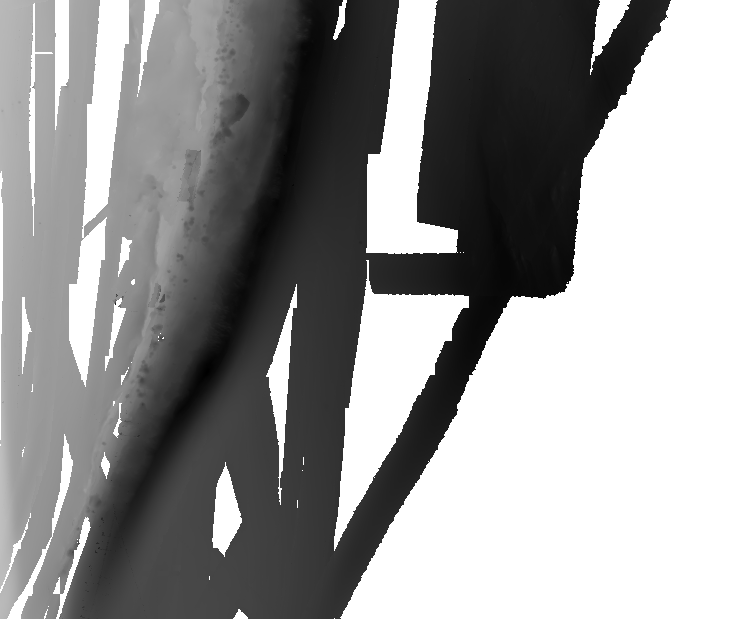
#> input picture data/seabed_florida_V2.tiff, 745 x 619 px
$ jupyter execute read_tiff.ipynb
#> lines starting #> are read from the running program, lines starting #| are printed output that depends on the picture; after the words box and inside, x2 and y2 are one past the last pixel; in counts of white or black regions, pixels touching at a corner belong together
[cell 1]
from PIL import Image
import matplotlib.pyplot as plt
import numpy as np


# Open the TIFF file
image = Image.open("seabed_florida_V2.tiff")
#> image is the input picture: PIL image 745x619 F; min -900.2, max 0, mean -366.1

# # Display the image
# image.show()

# If you want to convert it to a NumPy array
image_array = np.array(image)

# Normalize the image to the range [0, 1] based on min and max values
min_val = np.min(image_array)
#> min_val = -900.2
max_val = np.max(image_array)
#> max_val = 0
image_normalized = (image_array - min_val) / (max_val - min_val)


# Apply threshold
threshold = 0.5
image_thresholded = np.where(image_normalized > threshold, 1.0, 0.0)
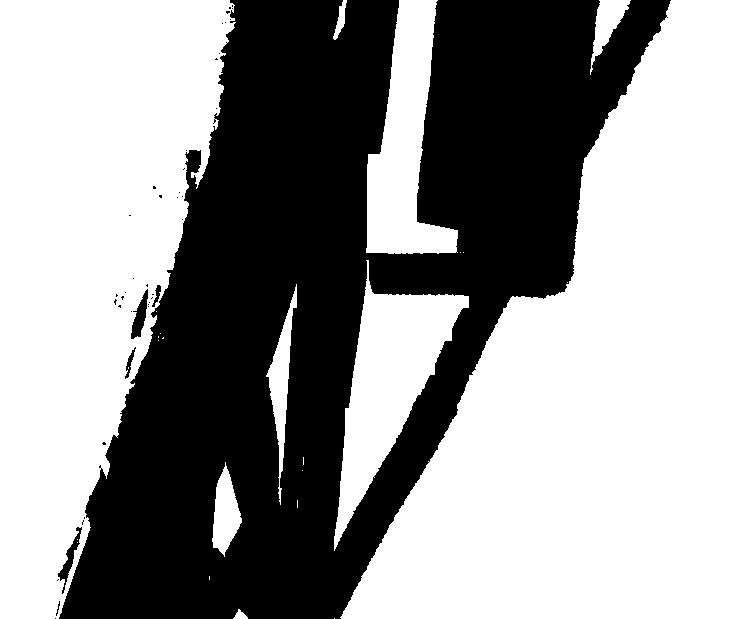
#> image_thresholded: shape (619, 745) float64; values 0 (black) and 1 (white), 58.5% white; 43 black regions (38 under 20 px), largest, box (x1, y1, x2, y2) and area: (59, 0, 671, 619) 190095, (131, 289, 148, 339) 406, (58, 527, 82, 594) 377, (125, 347, 136, 379) 106, (152, 285, 161, 307) 79

# Create a color image for thresholded values
color_image = np.zeros((image_array.shape[0], image_array.shape[1], 3))

# Set red where value is 1
color_image[image_thresholded == 1] = [1, 0, 0]

# Set green where value is 0
color_image[image_thresholded == 0] = [0, 1, 0]

# Define coordinates for the zoomed-in portion
x_start, x_end = 200, 240  # Example values, replace with your coordinates
y_start, y_end = 100, 140  # Example values, replace with your coordinates

# Crop the images
cropped_image_array = image_array[y_start:y_end, x_start:x_end]
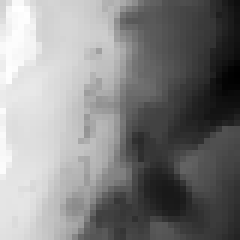
#> cropped_image_array: shape (40, 40) float32 (shown 6 times larger); min -700.5, max -327.3, mean -508; drawn with min black and max white
cropped_color_image = color_image[y_start:y_end, x_start:x_end]

# Plot the original and thresholded images
fig, axes = plt.subplots(2, 2, figsize=(12, 12))

# Original image
axes[0, 0].imshow(image_array, cmap='gray')
axes[0, 0].set_title('Original Image')
axes[0, 0].axis('off')

# Thresholded color image
axes[0, 1].imshow(color_image)
axes[0, 1].set_title('Thresholded Color Image')
axes[0, 1].axis('off')

# Cropped original image
axes[1, 0].imshow(cropped_image_array, cmap='gray')
axes[1, 0].set_title('Cropped Original Image')
axes[1, 0].axis('off')

# Cropped thresholded color image
axes[1, 1].imshow(cropped_color_image)
axes[1, 1].set_title('Cropped Thresholded Color Image')
axes[1, 1].axis('off')

plt.show()
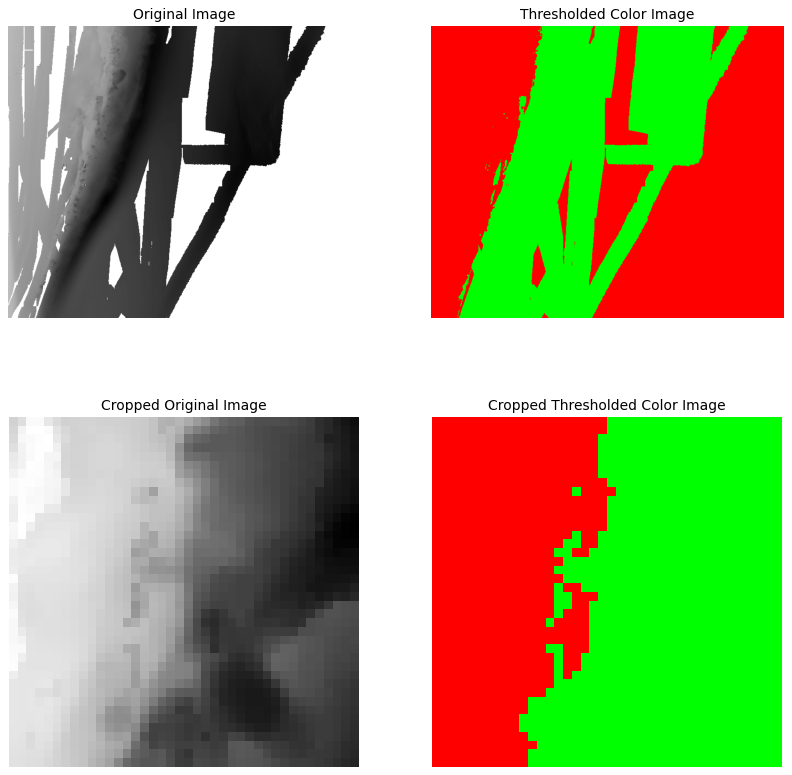
#> figure drawn by matplotlib, 4 panels

[cell 2]
from scipy.ndimage import gaussian_filter

# Convert the image to a NumPy array
elevation_array = np.array(image)

# Compute the gradient of the elevation map
gradient_y, gradient_x = np.gradient(elevation_array)
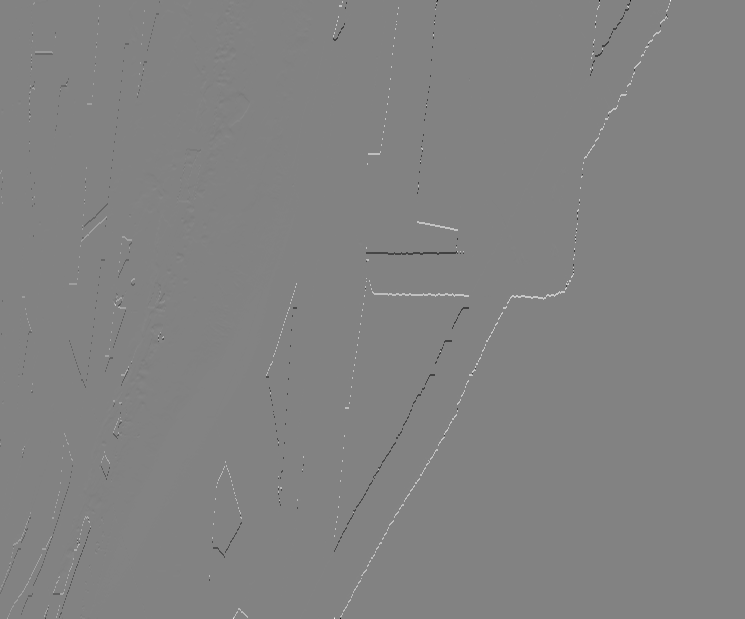
#> gradient_y: shape (619, 745) float32; min -820.5, max 779.7, mean 0.3; drawn with min black and max white
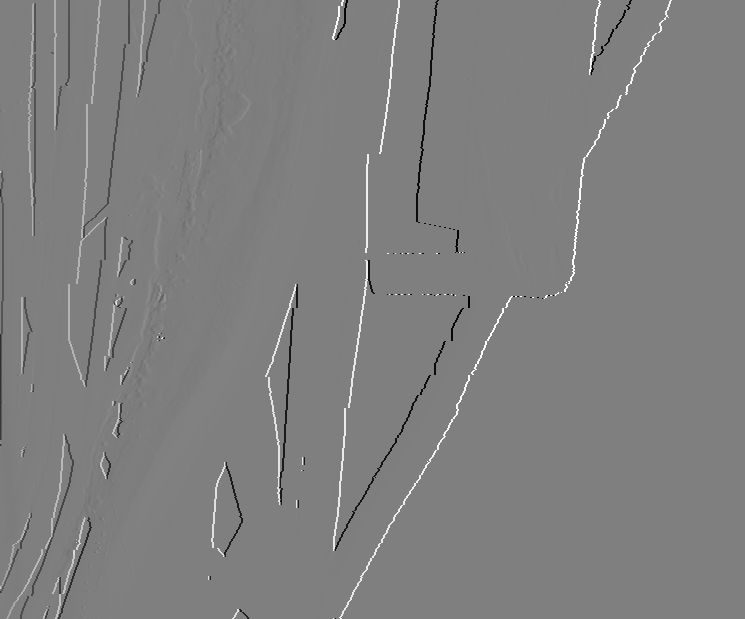
#> gradient_x: shape (619, 745) float32; min -432.8, max 432.7, mean 0.1; drawn with min black and max white

# Compute the magnitude of the gradient
gradient_magnitude = np.sqrt(gradient_x**2 + gradient_y**2)
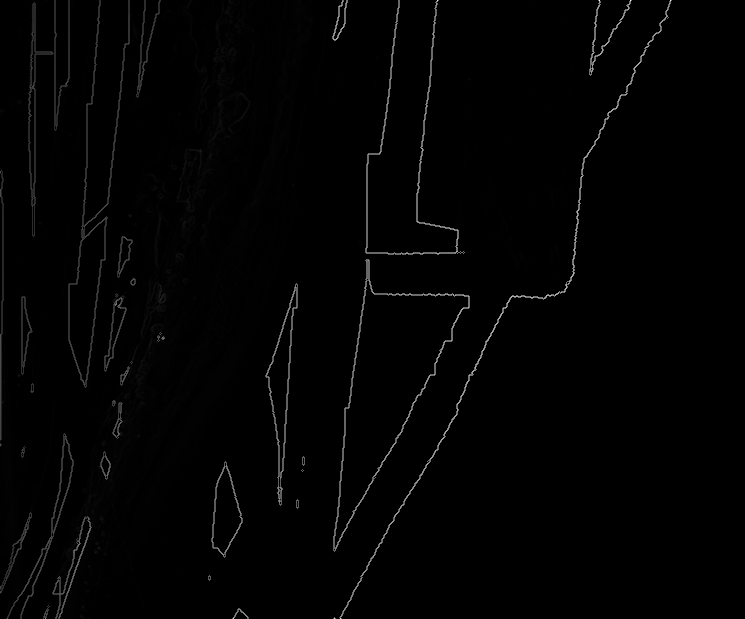
#> gradient_magnitude: shape (619, 745) float32; min 0, max 916.5, mean 10; drawn with min black and max white

# Normalize the gradient to the range [0, 1]
min_val = np.min(gradient_magnitude)
#> min_val = 0
max_val = np.max(gradient_magnitude)
#> max_val = 916.5
gradient_normalized = (gradient_magnitude - min_val) / (max_val - min_val)

# Create a colored map to highlight gentle slopes
gentle_slope_map = np.zeros((elevation_array.shape[0], elevation_array.shape[1], 3))

threshold = 0.009
# Set green where gradient is low (gentle slopes)
gentle_slope_map[gradient_normalized < threshold] = [0, 1, 0]  # Adjust the threshold as needed

# Set red where gradient is high (steep slopes)
gentle_slope_map[gradient_normalized >= threshold] = [1, 0, 0]

# Define coordinates for the zoomed-in portion
x_start, x_end = 200, 240  # Example values, replace with your coordinates
y_start, y_end = 100, 140  # Example values, replace with your coordinates

# x_start, x_end = 200, 240  # Example values, replace with your coordinates
# y_start, y_end = 140, 180  # Example values, replace with your coordinates

# Crop the images
cropped_elevation_array = elevation_array[y_start:y_end, x_start:x_end]
cropped_gradient_normalized = gradient_normalized[y_start:y_end, x_start:x_end]
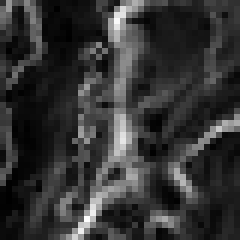
#> cropped_gradient_normalized: shape (40, 40) float32 (shown 6 times larger); min 0.000164, max 0.0667, mean 0.0138; drawn with min black and max white
cropped_gentle_slope_map = gentle_slope_map[y_start:y_end, x_start:x_end]

# Apply Gaussian smoothing to the cropped gradient normalized image
smoothed_cropped_gradient = gaussian_filter(cropped_gradient_normalized, sigma=1)
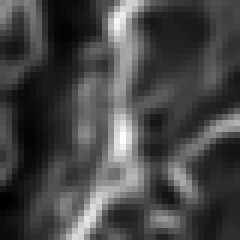
#> smoothed_cropped_gradient: shape (40, 40) float32 (shown 6 times larger); min 0.00102, max 0.0471, mean 0.0138; drawn with min black and max white


# Plot the full and cropped gradient maps and colored maps
fig, axes = plt.subplots(3, 2, figsize=(12, 18))

# Full gradient map
axes[0, 0].imshow(gradient_normalized, cmap='gray')
axes[0, 0].set_title('Full Gradient Map')
axes[0, 0].axis('off')

# Full colored map
axes[0, 1].imshow(gentle_slope_map)
axes[0, 1].set_title('Full Colored Map Highlighting Gentle Slopes')
axes[0, 1].axis('off')

# Cropped gradient map
axes[1, 0].imshow(cropped_gradient_normalized, cmap='gray')
axes[1, 0].set_title('Cropped Gradient Map')
axes[1, 0].axis('off')

# Cropped colored map
axes[1, 1].imshow(cropped_gentle_slope_map)
axes[1, 1].set_title('Cropped Colored Map Highlighting Gentle Slopes')
axes[1, 1].axis('off')

# Smoothed cropped gradient map
axes[2, 0].imshow(smoothed_cropped_gradient, cmap='gray')
axes[2, 0].set_title('Smoothed Cropped Gradient Map')
axes[2, 0].axis('off')

# Smoothed cropped colored map
smoothed_cropped_gentle_slope_map = np.zeros((smoothed_cropped_gradient.shape[0], smoothed_cropped_gradient.shape[1], 3))
smoothed_cropped_gentle_slope_map[smoothed_cropped_gradient <threshold] = [0, 1, 0]
smoothed_cropped_gentle_slope_map[smoothed_cropped_gradient >= threshold] = [1, 0, 0]

smoothed_cropped_gentle_slope_map_reflected = np.flip(smoothed_cropped_gentle_slope_map, axis=0)

axes[2, 1].imshow(smoothed_cropped_gentle_slope_map_reflected)
axes[2, 1].set_title('Smoothed Cropped Colored Map Highlighting Gentle Slopes')
axes[2, 1].axis('off')

plt.show()
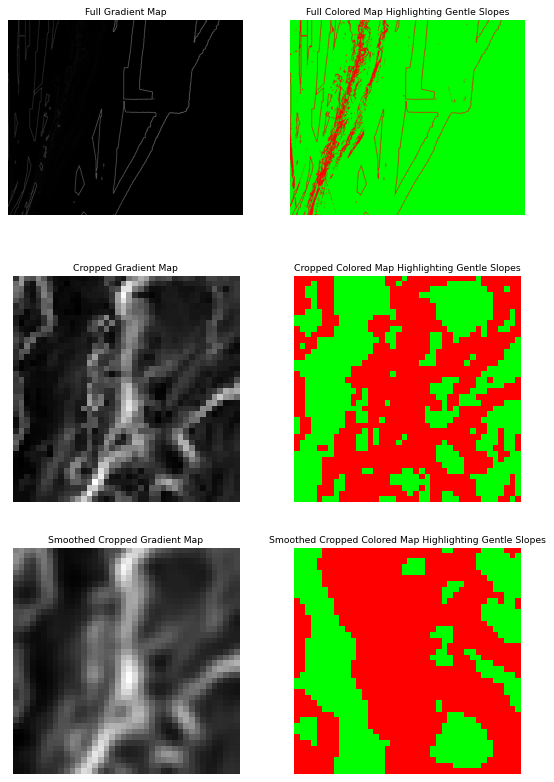
#> figure drawn by matplotlib, 6 panels

[cell 3]
smoothed_cropped_gentle_slope_map.shape

[cell 4]
# Convert the smoothed cropped colored map to features and values arrays
height, width, _ = smoothed_cropped_gentle_slope_map.shape

# Create a meshgrid of normalized coordinates
x_coords = np.linspace(0, 1, width)
y_coords = np.linspace(0, 1, height)
xx, yy = np.meshgrid(x_coords, y_coords)

# Flatten the coordinates
features = np.vstack((xx.ravel(), yy.ravel())).T

# Extract the values (0 or 1) from the smoothed cropped colored map
values = np.zeros((height, width), dtype=int)
values[smoothed_cropped_gradient >= threshold] = 1
values = values.ravel()

[cell 5]
features.shape, values.shape

[cell 6]
np.unique(values)

[cell 7]
perlin_dict = {
    "features": features,
    "values": values,
    'resolution': [40,40],
    'coordinates': ['x0', 'x1'],
    'octaves': 3,
    'dimension' :2
}

[cell 8]
import ND_north_star.src.noise_generators.perlin_noise_generator as PNG

PNG.plot_perlin_2D_3D(perlin_dict, 'black')
#> (this line was passed over: ND_north_star is not available in this run)

$ run again, with data/seabed_florida.tiff copied over data/seabed_florida_V2.tiff
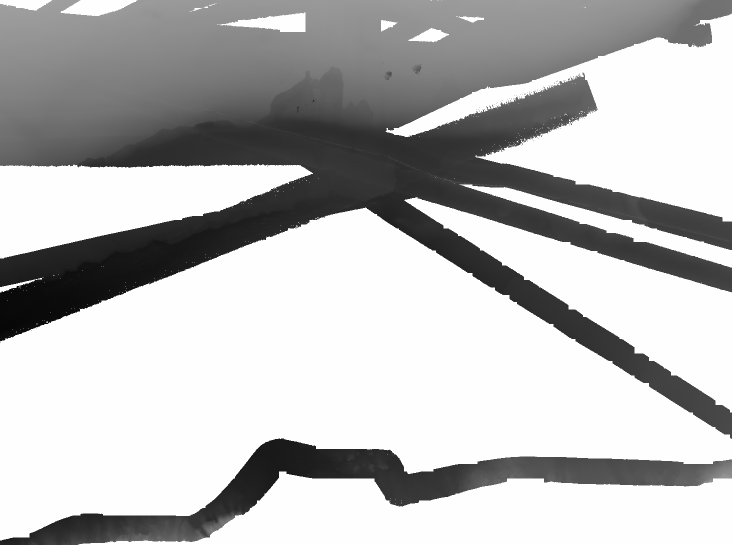
#> input picture data/seabed_florida.tiff, 1464 x 1090 px (shown at 1/2 size)
#> image is the input picture: PIL image 1464x1090 F; min -1820.1, max 0, mean -493.3
#> `min_val = np.min(image_array)`: min_val = -1820.1
#> `max_val = np.max(image_array)`: max_val = 0
#> `image_thresholded = np.where(image_normalized > threshold, 1.0, 0.0)`:
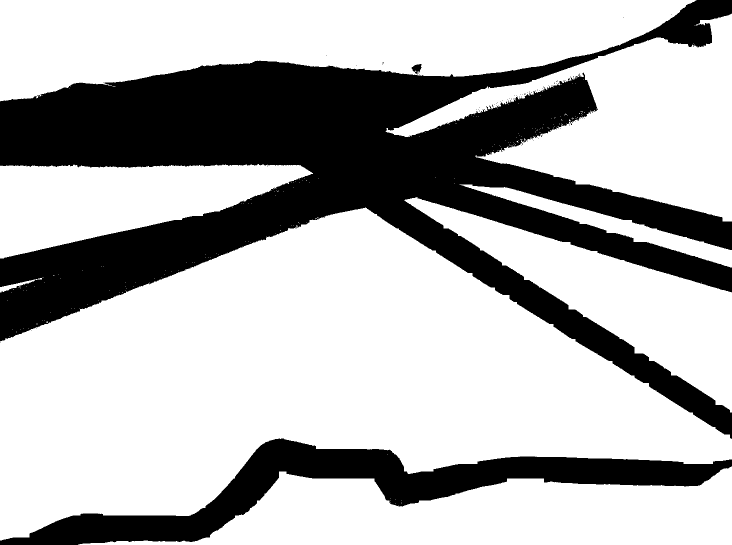
#> image_thresholded: shape (1090, 1464) float64 (shown at 1/2 size); values 0 (black) and 1 (white), 69.9% white; 71 black regions (68 under 20 px), largest, box (x1, y1, x2, y2) and area: (0, 0, 1464, 878) 398531, (0, 877, 1464, 1090) 80663, (823, 128, 843, 148) 243
#> `max_val = np.max(gradient_magnitude)`: max_val = 1884.5
#> `smoothed_cropped_gradient = gaussian_filter(cropped_gradient_normalize..`:
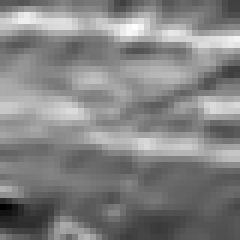
#> smoothed_cropped_gradient: shape (40, 40) float32 (shown 6 times larger); min 0.000268, max 0.00122, mean 0.000758; drawn with min black and max white
